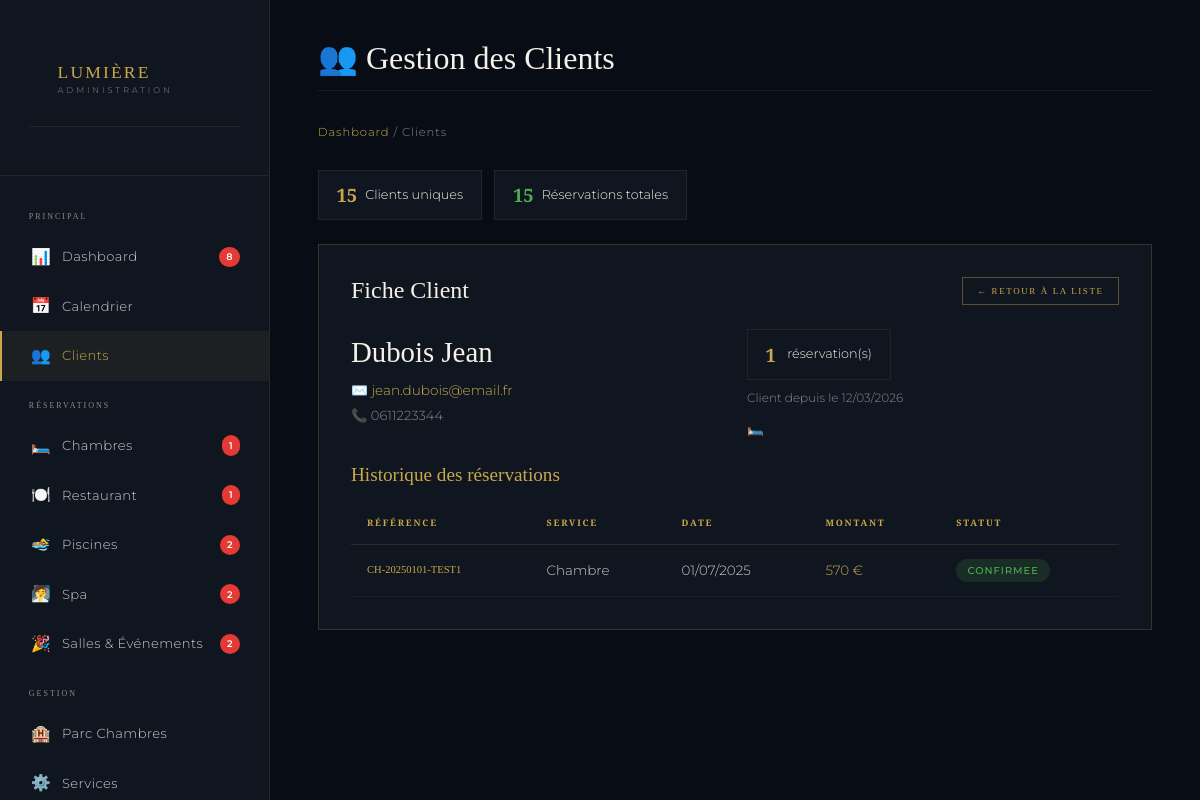
The page /admin/clients.php?detail=jean.dubois@email.fr (signed in) on the database its author committed.
### tables this page shows
CREATE TABLE `reservations` (
  `id`              INT UNSIGNED AUTO_INCREMENT PRIMARY KEY,
  `reference`       VARCHAR(20)       NOT NULL UNIQUE,
  `user_id`         INT UNSIGNED,
  `room_id`         INT UNSIGNED      NOT NULL,
  `nom_client`      VARCHAR(200)      NOT NULL,
  `email_client`    VARCHAR(191)      NOT NULL,
  `telephone`       VARCHAR(20),
  `date_arrivee`    DATE              NOT NULL,
  `date_depart`     DATE              NOT NULL,
  `nb_personnes`    TINYINT           NOT NULL DEFAULT 1,
  `prix_total`      DECIMAL(10,2)     NOT NULL,
  `statut`          ENUM('en_attente','confirmee','annulee','terminee') DEFAULT 'en_attente',
  `demandes_spec`   TEXT,
  `created_at`      TIMESTAMP         DEFAULT CURRENT_TIMESTAMP,
  FOREIGN KEY (`room_id`)   REFERENCES `rooms`(`id`),
  FOREIGN KEY (`user_id`)   REFERENCES `users`(`id`) ON DELETE SET NULL
);

### admin/clients.php (the view, shortened to what this page needs)
<?php
$pdo = getDB();
try { $pdo->exec("CREATE TABLE IF NOT EXISTS piscine_reservations (id INT UNSIGNED AUTO_INCREMENT PRIMARY KEY, reference VARCHAR(20) NOT NULL UNIQUE, piscine_id INT UNSIGNED, nom_client VARCHAR(200) NOT NULL, email_client VARCHAR(191) NOT NULL, telephone VARCHAR(20), date_res DATE NOT NULL, heure_debut TIME NOT NULL, heure_fin TIME NOT NULL, nb_personnes TINYINT NOT NULL DEFAULT 2, tarif_total DECIMAL(10,2) DEFAULT 0, statut ENUM('en_attente','confirmee','annulee') DEFAULT 'en_attente', message TEXT, created_at TIMESTAMP DEFAULT CURRENT_TIMESTAMP) ENGINE=InnoDB"); } catch(Exception $e){}
$clients = $pdo->query("
    SELECT email_client AS email, nom_client AS nom, telephone,
           MIN(created_at) AS premier_contact, COUNT(*) AS nb_res,
           'chambre' AS source
    FROM reservations GROUP BY email_client
    UNION ALL
    SELECT email_client, nom_client, telephone, MIN(created_at), COUNT(*), 'evenement'
    FROM event_reservations GROUP BY email_client
    UNION ALL
    SELECT email_client, nom_client, telephone, MIN(created_at), COUNT(*), 'piscine'
    FROM piscine_reservations GROUP BY email_client
    UNION ALL
    SELECT email_client, nom_client, telephone, MIN(created_at), COUNT(*), 'restaurant'
    FROM restaurant_reservations GROUP BY email_client
")->fetchAll();
$merged = [];
foreach($clients as $c) {
    $email = $c['email'];
    if (!isset($merged[$email])) {
        $merged[$email] = ['email'=>$email,'nom'=>$c['nom'],'telephone'=>$c['telephone'],'premier_contact'=>$c['premier_contact'],'services'=>[],'nb_total'=>0];
    }
    $merged[$email]['services'][] = $c['source'];
    $merged[$email]['nb_total']  += $c['nb_res'];
}
$detail_email = $_GET['detail'] ?? '';
$detail = null; $detail_res = [];
if ($detail_email) {
    foreach($merged as $c) { if ($c['email'] === $detail_email) { $detail = $c; break; } }
    if ($detail) {
        $stmt = $pdo->prepare("SELECT reference, nom_client, date_arrivee AS date_debut, date_depart AS date_fin, prix_total, statut, 'Chambre' AS service FROM reservations WHERE email_client=:e ORDER BY created_at DESC");
        $stmt->execute([':e'=>$detail_email]); $detail_res = array_merge($detail_res, $stmt->fetchAll());
        $stmt = $pdo->prepare("SELECT reference, nom_client, date_event AS date_debut, NULL AS date_fin, budget AS prix_total, statut, type_event AS service FROM event_reservations WHERE email_client=:e ORDER BY created_at DESC");
        $stmt->execute([':e'=>$detail_email]); $detail_res = array_merge($detail_res, $stmt->fetchAll());
        $stmt = $pdo->prepare("SELECT reference, nom_client, date_res AS date_debut, NULL AS date_fin, tarif_total AS prix_total, statut, 'Piscine' AS service FROM piscine_reservations WHERE email_client=:e ORDER BY created_at DESC");
        $stmt->execute([':e'=>$detail_email]); $detail_res = array_merge($detail_res, $stmt->fetchAll());
        $stmt = $pdo->prepare("SELECT reference, nom_client, date_res AS date_debut, NULL AS date_fin, NULL AS prix_total, statut, CONCAT('Restaurant · ',menu) AS service FROM restaurant_reservations WHERE email_client=:e ORDER BY created_at DESC");
        $stmt->execute([':e'=>$detail_email]); $detail_res = array_merge($detail_res, $stmt->fetchAll());
        usort($detail_res, fn($a,$b) => strtotime($b['date_debut']) - strtotime($a['date_debut']));
    }
}
?>
<!DOCTYPE html>
<html lang="fr">
<head>
  <link rel="stylesheet" href="../hotel-html/css/style.css">
  <link rel="stylesheet" href="css/admin.css">
</head>
<body>
<div class="admin-layout">
  <?php include __DIR__ . '/includes/sidebar.php'; ?>
  <main class="admin-contenu">
    <h1 class="admin-titre">👥 Gestion des Clients</h1>
    <div class="admin-breadcrumb"><a href="dashboard.php">Dashboard</a> / Clients</div>
    <div class="mini-stat-row">
      <div class="mini-stat-chip"><strong style="color:var(--or)"><?= count($merged) ?></strong> Clients uniques</div>
      <div class="mini-stat-chip"><strong style="color:#4CAF50"><?= array_sum(array_column(array_values($merged),'nb_total')) ?></strong> Réservations totales</div>
    </div>
    <?php if ($detail): ?>
    <div class="panel" style="border-color:rgba(201,168,76,0.2)">
      <div class="panel-header">
        <h2 class="panel-title">Fiche Client</h2>
        <a href="clients.php" class="btn btn-sm btn-contour"><span>← Retour à la liste</span></a>
      </div>
      <div style="display:grid;grid-template-columns:1fr 1fr;gap:1.5rem;margin-bottom:1.5rem">
        <div>
          <div style="font-family:var(--ff-titre);font-size:1.8rem;color:var(--ivoire);margin-bottom:0.3rem"><?= htmlspecialchars($detail['nom']) ?></div>
          <div style="color:var(--or);font-size:0.85rem;margin-bottom:0.2rem">✉️ <?= htmlspecialchars($detail['email']) ?></div>
          <div style="color:var(--gris);font-size:0.82rem">📞 <?= htmlspecialchars($detail['telephone']??'—') ?></div>
        </div>
        <div>
          <div class="mini-stat-chip" style="margin-bottom:0.5rem;display:inline-flex"><strong style="color:var(--or)"><?= $detail['nb_total'] ?></strong>&nbsp;réservation(s)</div><br>
          <div style="font-size:0.75rem;color:var(--gris)">Client depuis le <?= date('d/m/Y',strtotime($detail['premier_contact'])) ?></div>
          <div style="margin-top:0.5rem">
            <?php $svc_icons=['chambre'=>'🛏️','evenement'=>'🎉','piscine'=>'🏊','restaurant'=>'🍽️']; ?>
            <?php foreach(array_unique($detail['services']) as $s): ?>
            <span style="font-size:0.85rem;margin-right:4px"><?= $svc_icons[$s]??'•' ?></span>
            <?php endforeach; ?>
          </div>
        </div>
      </div>
      <h3 style="font-family:var(--ff-titre);font-size:1.2rem;color:var(--or);margin-bottom:1rem">Historique des réservations</h3>
      <div class="tableau-wrap">
        <table class="tableau">
          <thead><tr><th>Référence</th><th>Service</th><th>Date</th><th>Montant</th><th>Statut</th></tr></thead>
          <tbody>
            <?php foreach($detail_res as $r): ?>
            <tr>
              <td style="font-family:'Cinzel',serif;font-size:0.66rem;color:var(--or)"><?= htmlspecialchars($r['reference']) ?></td>
              <td><?= htmlspecialchars($r['service']) ?></td>
              <td><?= date('d/m/Y',strtotime($r['date_debut'])) ?></td>
              <td style="color:var(--or)"><?= $r['prix_total'] ? number_format($r['prix_total'],0,',',' ').' €' : '—' ?></td>
              <td><span class="badge-statut badge-<?= $r['statut'] ?>"><?= str_replace('_',' ',$r['statut']) ?></span></td>
            </tr>
            <?php endforeach; ?>
          </tbody>
        </table>
      </div>
    </div>
    <?php endif; ?>
  </main>
</div>
</body>
</html>

### hotel-html/css/style.css (style rules this page uses)
:root { --or: #C9A84C; --or-clair: #E8C97A; --or-sombre: #8B6914; --noir: #080C14; --noir-2: #10161F; --noir-3: #161D29; --ivoire: #F5F0E8; --ivoire-2: #EAE3D2; --bordeaux: #6B1E2E; --gris: #8A8A8A; --gris-clair: #CCCCCC; --ff-titre: 'Cormorant Garamond', serif; --ff-deco: 'Cinzel', serif; --ff-corps: 'Montserrat', sans-serif; --radius: 2px; --transition: 0.4s cubic-bezier(0.25, 0.46, 0.45, 0.94); --shadow-or: 0 0 40px rgba(201,168,76,0.15); }
*, *::before, *::after { box-sizing: border-box; margin: 0; padding: 0; }
html { scroll-behavior: smooth; font-size: 16px; }
body { background: var(--noir); color: var(--ivoire); font-family: var(--ff-corps); font-weight: 300; line-height: 1.7; overflow-x: hidden; }
a { color: inherit; text-decoration: none; }
h1,h2,h3,h4 { font-family: var(--ff-titre); font-weight: 400; line-height: 1.15; }
.btn { display: inline-flex; align-items: center; gap: 0.6rem; padding: 0.9rem 2.4rem; font-family: var(--ff-deco); font-size: 0.7rem; letter-spacing: 0.2em; text-transform: uppercase; border: none; cursor: pointer; transition: var(--transition); position: relative; overflow: hidden; }
.btn-contour { background: transparent; color: var(--or); border: 1px solid var(--or); }
.admin-layout { display: grid; grid-template-columns: 260px 1fr; min-height: 100vh; }
.admin-contenu { padding: 3rem; background: var(--noir); }
.admin-titre { font-family: var(--ff-titre); font-size: 2.2rem; margin-bottom: 2rem; border-bottom: 1px solid rgba(201,168,76,0.1); padding-bottom: 1rem; }
.tableau { width: 100%; border-collapse: collapse; font-size: 0.85rem; }
.tableau th { font-family: var(--ff-deco); font-size: 0.58rem; letter-spacing: 0.2em; text-transform: uppercase; color: var(--or); border-bottom: 1px solid rgba(201,168,76,0.15); padding: 0.9rem 1rem; text-align: left; }
.tableau td { padding: 0.9rem 1rem; border-bottom: 1px solid rgba(255,255,255,0.04); color: var(--gris-clair); }
.badge-statut { display: inline-block; padding: 0.2rem 0.7rem; font-size: 0.65rem; letter-spacing: 0.1em; border-radius: 20px; text-transform: uppercase; }
.badge-confirmee { background: rgba(76,175,80,0.15); color: #4CAF50; }

### rows shown on the page
reservations: reference "CH-20250101-TEST1", service "Chambre", date_arrivee "01/07/2025", prix_total "570", statut "CONFIRMEE"

### other values the page prints
$att_total "8"
$att['chambres'] "1"
$att['restaurants'] "1"
$att['piscines'] "2"
$att['spa'] "2"
$att['salles'] "2"
count($merged) "15"
array_sum(array_column(array_values($merged),'nb_total')) "15"
$detail['nom'] "Dubois Jean"
$detail['email'] "jean.dubois@email.fr"
$detail['telephone'] "0611223344"
$detail['nb_total'] "1"
date('d/m/Y',strtotime($detail['premier_contact'])) "12/03/2026"
$svc_icons[$s] "🛏️"
